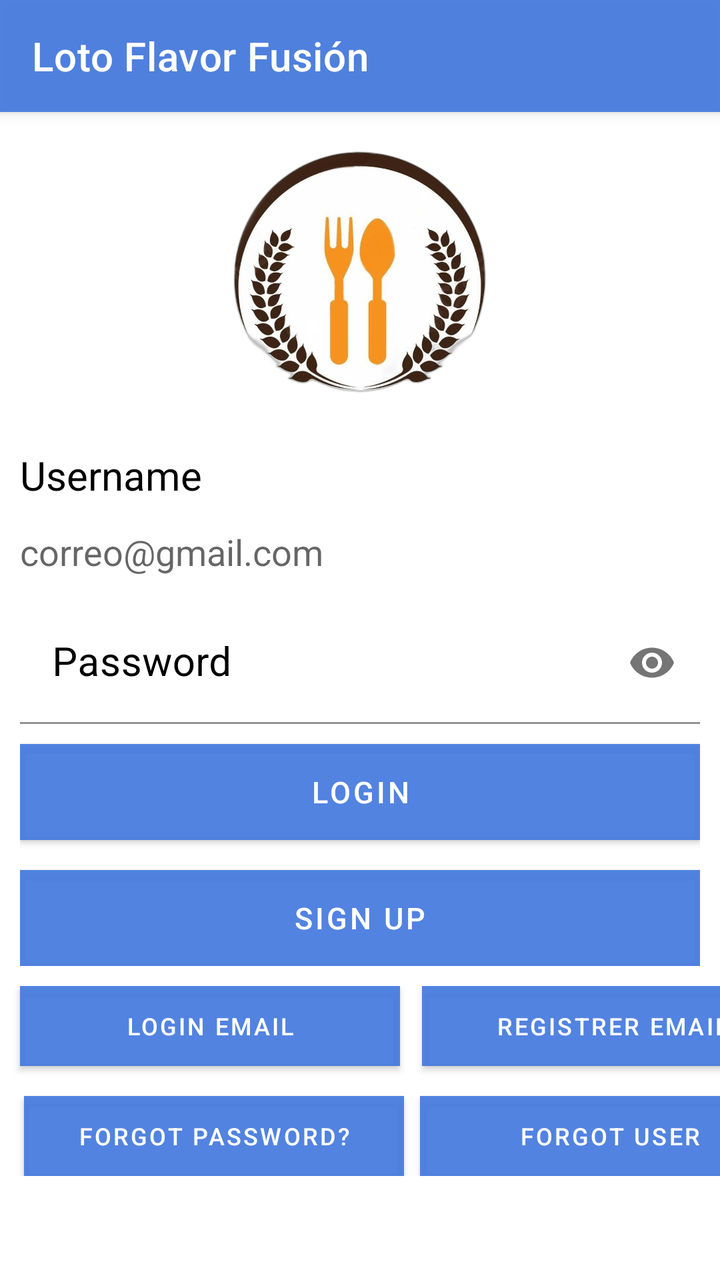
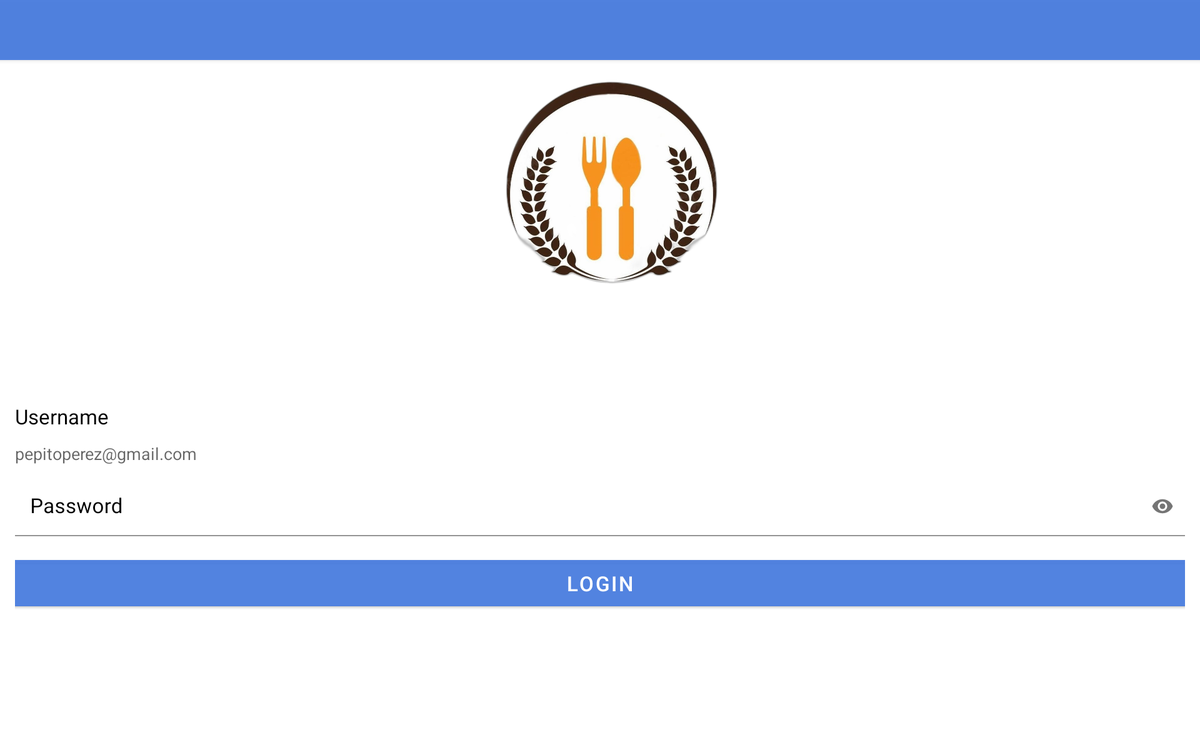

One screen, two layout resources from the same app: the default and the repository's alternative for another configuration. Each is rendered where Android would select it; the XML of both is given below.
<!-- AndroidManifest.xml: activity theme Theme.Restaurante.NoActionBar -->
<!-- res/layout/activity_main.xml -->
<?xml version="1.0" encoding="utf-8"?>
<LinearLayout
    xmlns:android="http://schemas.android.com/apk/res/android"
    xmlns:app="http://schemas.android.com/apk/res-auto"
    xmlns:tools="http://schemas.android.com/tools"
    android:layout_width="match_parent"
    android:layout_height="match_parent"
    android:id="@+id/authLayout"
    android:orientation="vertical"
    tools:context=".MainActivity">

    <androidx.appcompat.widget.Toolbar
        android:id="@+id/my_toolbar"
        android:layout_width="match_parent"
        android:layout_height="?attr/actionBarSize"
        app:titleTextColor="@android:color/white"
        android:background="#EE467BDE"
        android:elevation="4dp"
        android:padding="4dp"
        app:title="@string/Restaurante"
        android:theme="@style/ThemeOverlay.AppCompat.ActionBar"
        app:popupTheme="@style/ThemeOverlay.AppCompat.Light"/>

    <LinearLayout
        android:layout_width="match_parent"
        android:layout_height="wrap_content"
        android:layout_margin="16dp"
        android:gravity="center"
        android:orientation="horizontal">

        <ImageView
            android:id="@+id/imgViewSeries"
            android:layout_width="157dp"
            android:layout_height="126dp"
            android:layout_gravity="center"
            android:src="@drawable/restaurante" />


    </LinearLayout>

    <LinearLayout
        android:layout_width="match_parent"
        android:layout_height="wrap_content"
        android:layout_margin="10dp"
        android:gravity="center_vertical"
        android:orientation="vertical">


        <TextView
            android:layout_width="wrap_content"
            android:layout_height="wrap_content"
            android:text="@string/text_username"
            android:textColor="@color/black"
            android:textSize="20sp" />

        <EditText
            android:id="@+id/ed_textUsername"
            android:layout_width="match_parent"
            android:layout_height="50dp"
            android:background="@color/white"
            android:hint="correo@gmail.com"
            android:textColor="@color/black" />

        <com.google.android.material.textfield.TextInputLayout
            android:layout_width="match_parent"
            android:layout_height="wrap_content"
            app:endIconMode="password_toggle"
            android:textColorHint="@color/black">

            <com.google.android.material.textfield.TextInputEditText
                android:id="@+id/ed_textPassword"
                android:layout_width="match_parent"
                android:layout_height="wrap_content"
                android:background="@color/white"
                android:textColor="@color/black"
                android:hint="@string/hint_password"
                android:inputType="textPassword"
                android:textSize="20sp" />

        </com.google.android.material.textfield.TextInputLayout>

        <Button
            android:id="@+id/btn_login"
            android:background="#6C80E4"
            android:layout_width="match_parent"
            android:layout_height="wrap_content"
            android:text="@string/login"
            android:textColor="@color/white"
            android:textSize="15sp"
            android:layout_marginTop="10dp"
            android:onClick="onLogin"/>

        <Button
            android:id="@+id/btn_Register"
            android:background="#6C80E4"
            android:layout_width="match_parent"
            android:layout_height="wrap_content"
            android:text="@string/sign_up"
            android:textColor="@color/white"
            android:textSize="15sp"
            android:layout_marginTop="15dp"
            android:onClick="onRegister"/>



    </LinearLayout>

    <LinearLayout
        android:layout_width="match_parent"
        android:layout_height="wrap_content"
        android:orientation="horizontal">
        <Button
            android:id="@+id/btn_emaillogin"
            android:layout_width="190dp"
            android:layout_height="40sp"
            android:layout_gravity="left"
            android:layout_marginTop="10dp"
            android:layout_marginLeft="10dp"
            android:background="#6C80E4"
            android:onClick="onLogin_email"
            android:text="Login email"
            android:textColor="@color/white"
            android:textSize="12sp" />
        <Button
            android:id="@+id/btn_email"
            android:layout_width="190dp"
            android:layout_height="40sp"
            android:layout_gravity="right"
            android:layout_marginTop="5dp"
            android:layout_marginLeft="11dp"
            android:background="#6C80E4"
            android:onClick="onRegistrer_email"
            android:text="Registrer email"
            android:textColor="@color/white"
            android:textSize="12sp" />
    </LinearLayout>



    <LinearLayout
        android:layout_width="match_parent"
        android:layout_height="wrap_content"
        android:orientation="horizontal">
        <Button
            android:id="@+id/btn_Forgotpwd"
            android:background="#6C80E4"
            android:layout_width="190sp"
            android:layout_height="40sp"
            android:text="@string/text_btnforgotpwd"
            android:textColor="@color/white"
            android:textSize="12sp"
            android:layout_marginTop="5dp"
            android:layout_marginRight="8dp"
            android:layout_marginLeft="12dp"
            android:onClick="onForgotpwd"/>
        <Button
            android:id="@+id/btn_Forgotuser"
            android:background="#6C80E4"
            android:layout_width="190dp"
            android:layout_height="40sp"
            android:text="@string/text_btnforgotuser"
            android:textColor="@color/white"
            android:textSize="12sp"
            android:layout_marginTop="5dp"
            android:layout_marginRight="12dp"
            android:onClick="onForgotusr"/>

    </LinearLayout>

    <LinearLayout
        android:layout_width="match_parent"
        android:layout_height="169dp"
        android:orientation="horizontal"
        android:layout_gravity="center_horizontal"
        android:gravity="center_horizontal">

        <com.google.android.gms.common.SignInButton
            android:id="@+id/btn_google"
            android:layout_width="wrap_content"
            android:layout_height="wrap_content"
            android:layout_gravity="center"/>

        <ImageButton
            android:id="@+id/btn_facebook"
            android:layout_width="50dp"
            android:layout_height="50dp"
            android:layout_gravity="center"
            android:layout_marginLeft="15dp"
            android:onClick="onLoginFacebook"
            android:backgroundTint="#FAFAFA"
            android:src="@drawable/facebook"/>

        <ImageButton
            android:id="@+id/btn_instagram"
            android:layout_width="50dp"
            android:layout_height="50dp"
            android:layout_gravity="center"
            android:layout_marginLeft="15dp"
            android:onClick="onLoginInstagram"
            android:backgroundTint="#FAFAFA"
            android:src="@drawable/instagram"/>


    </LinearLayout>

</LinearLayout>
<!-- resources referenced by this layout -->
<resources>
  <!-- drawable facebook: png bitmap (drawable, 984 bytes) -->
  <!-- drawable instagram: png bitmap (drawable, 3181 bytes) -->
  <!-- drawable restaurante: jpg bitmap (drawable, 345283 bytes) -->
  <string name="Restaurante">Loto Flavor Fusión</string>
  <string name="hint_password">Password</string>
  <string name="login">Login</string>
  <string name="sign_up">Sign up</string>
  <string name="text_btnforgotpwd">Forgot Password?</string>
  <string name="text_btnforgotuser">Forgot User</string>
  <string name="text_username">Username</string>
  <style name="Theme.Restaurante.NoActionBar">
          <item name="windowActionBar">false</item>
          <item name="windowNoTitle">true</item>
      </style>
</resources>
<!-- res/layout-sw720dp-land/activity_main.xml (the repository's variant of the layout above) -->
<!-- drawn on a large tablet held sideways -->
<?xml version="1.0" encoding="utf-8"?>
<LinearLayout
    xmlns:android="http://schemas.android.com/apk/res/android"
    xmlns:app="http://schemas.android.com/apk/res-auto"
    xmlns:tools="http://schemas.android.com/tools"
    android:id="@+id/authLayout"
    android:layout_width="match_parent"
    android:layout_height="match_parent"
    android:orientation="vertical"
    tools:context=".MainActivity">

    <androidx.appcompat.widget.Toolbar
        android:id="@+id/my_toolbar"
        android:layout_width="match_parent"
        android:layout_height="?attr/actionBarSize"
        app:titleTextColor="@android:color/white"
        android:background="#EE467BDE"
        android:elevation="4dp"
        android:theme="@style/ThemeOverlay.AppCompat.ActionBar"
        app:popupTheme="@style/ThemeOverlay.AppCompat.Light"/>

    <LinearLayout
        android:layout_width="match_parent"
        android:layout_height="wrap_content"
        android:layout_margin="16dp"
        android:gravity="center"
        android:orientation="horizontal">

        <ImageView
            android:id="@+id/imgViewSeries"
            android:layout_width="235dp"
            android:layout_height="226dp"
            android:layout_marginLeft="25dp"
            android:src="@drawable/restaurante" />


    </LinearLayout>

    <LinearLayout
        android:layout_width="match_parent"
        android:layout_height="400dp"
        android:layout_margin="16dp"
        android:gravity="center_vertical"
        android:orientation="vertical">


        <TextView
            android:layout_width="wrap_content"
            android:layout_height="wrap_content"
            android:text="@string/text_username"
            android:textColor="@color/black"
            android:textSize="22sp" />

        <EditText
            android:id="@+id/ed_textUsername"
            android:layout_width="match_parent"
            android:layout_height="50dp"
            android:background="@color/white"
            android:hint="pepitoperez@gmail.com"
            android:textColor="@color/black" />

        <com.google.android.material.textfield.TextInputLayout
            android:layout_width="match_parent"
            android:layout_height="wrap_content"
            app:endIconMode="password_toggle"
            android:textColorHint="@color/black">

            <com.google.android.material.textfield.TextInputEditText
                android:id="@+id/ed_textPassword"
                android:layout_width="match_parent"
                android:layout_height="wrap_content"
                android:background="@color/white"
                android:textColor="@color/black"
                android:hint="@string/hint_password"
                android:inputType="textPassword"
                android:textSize="22sp" />

        </com.google.android.material.textfield.TextInputLayout>

        <Button
            android:id="@+id/btn_login"
            android:background="#6C80E4"
            android:layout_width="match_parent"
            android:layout_height="wrap_content"
            android:text="Login"
            android:textColor="@color/white"
            android:textSize="22sp"
            android:layout_marginTop="25dp"
            android:onClick="onLogin"/>

    </LinearLayout>
</LinearLayout>
<!-- resources referenced by the variant -->
<!-- as a large tablet held sideways resolves them -->
<resources>
  <!-- drawable restaurante: jpg bitmap (drawable, 345283 bytes) -->
  <string name="hint_password">Password</string>
  <string name="text_username">Username</string>
  <style name="Theme.Restaurante.NoActionBar">
          <item name="windowActionBar">false</item>
          <item name="windowNoTitle">true</item>
      </style>
</resources>
